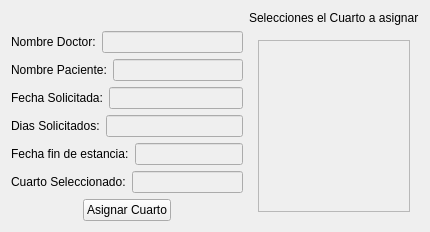
              <widget class="QWidget" name="page_17">
               <layout class="QGridLayout" name="gridLayout_72">
                <item row="0" column="1">
                 <widget class="QLabel" name="label_43">
                  <property name="text">
                   <string>Selecciones el Cuarto a asignar</string>
                  </property>
                 </widget>
                </item>
                <item row="1" column="0">
                 <layout class="QHBoxLayout" name="horizontalLayout_100">
                  <item>
                   <widget class="QLabel" name="label_36">
                    <property name="text">
                     <string>Nombre Doctor:</string>
                    </property>
                   </widget>
                  </item>
                  <item>
                   <widget class="QLineEdit" name="estDoctor">
                    <property name="enabled">
                     <bool>false</bool>
                    </property>
                   </widget>
                  </item>
                 </layout>
                </item>
                <item row="1" column="1" rowspan="7">
                 <widget class="QWidget" name="widget_13" native="true">
                  <layout class="QGridLayout" name="gridLayout_59">
                   <item row="0" column="0">
                    <widget class="QScrollArea" name="scrollArea_12">
                     <property name="widgetResizable">
                      <bool>true</bool>
                     </property>
                     <widget class="QWidget" name="scrollAreaWidgetContents_13">
                      <property name="geometry">
                       <rect>
                        <x>0</x>
                        <y>0</y>
                        <width>20</width>
                        <height>20</height>
                       </rect>
                      </property>
                      <layout class="QGridLayout" name="gridLayout_62">
                       <item row="0" column="0">
                        <layout class="QGridLayout" name="cuartos"/>
                       </item>
                      </layout>
                     </widget>
                    </widget>
                   </item>
                  </layout>
                 </widget>
                </item>
                <item row="2" column="0">
                 <layout class="QHBoxLayout" name="horizontalLayout_101">
                  <item>
                   <widget class="QLabel" name="label_38">
                    <property name="text">
                     <string>Nombre Paciente:</string>
                    </property>
                   </widget>
                  </item>
                  <item>
                   <widget class="QLineEdit" name="estPaciente">
                    <property name="enabled">
                     <bool>false</bool>
                    </property>
                   </widget>
                  </item>
                 </layout>
                </item>
                <item row="3" column="0">
                 <layout class="QHBoxLayout" name="horizontalLayout_102">
                  <item>
                   <widget class="QLabel" name="label_39">
                    <property name="text">
                     <string>Fecha Solicitada:</string>
                    </property>
                   </widget>
                  </item>
                  <item>
                   <widget class="QLineEdit" name="estFechasoli">
                    <property name="enabled">
                     <bool>false</bool>
                    </property>
                   </widget>
                  </item>
                 </layout>
                </item>
                <item row="4" column="0">
                 <layout class="QHBoxLayout" name="horizontalLayout_103">
                  <item>
                   <widget class="QLabel" name="label_40">
                    <property name="text">
                     <string>Dias Solicitados:</string>
                    </property>
                   </widget>
                  </item>
                  <item>
                   <widget class="QLineEdit" name="estDias">
                    <property name="enabled">
                     <bool>false</bool>
                    </property>
                   </widget>
                  </item>
                 </layout>
                </item>
                <item row="5" column="0">
                 <layout class="QHBoxLayout" name="horizontalLayout_104">
                  <item>
                   <widget class="QLabel" name="label_41">
                    <property name="text">
                     <string>Fecha fin de estancia:</string>
                    </property>
                   </widget>
                  </item>
                  <item>
                   <widget class="QLineEdit" name="estFechaFin">
                    <property name="enabled">
                     <bool>false</bool>
                    </property>
                   </widget>
                  </item>
                 </layout>
                </item>
                <item row="6" column="0">
                 <layout class="QHBoxLayout" name="horizontalLayout_105">
                  <item>
                   <widget class="QLabel" name="label_42">
                    <property name="text">
                     <string>Cuarto Seleccionado:</string>
                    </property>
                   </widget>
                  </item>
                  <item>
                   <widget class="QLineEdit" name="estCuarto">
                    <property name="enabled">
                     <bool>false</bool>
                    </property>
                   </widget>
                  </item>
                 </layout>
                </item>
                <item row="7" column="0">
                 <layout class="QHBoxLayout" name="horizontalLayout_116">
                  <item>
                   <spacer name="horizontalSpacer_129">
                    <property name="orientation">
                     <enum>Qt::Horizontal</enum>
                    </property>
                    <property name="sizeHint" stdset="0">
                     <size>
                      <width>40</width>
                      <height>20</height>
                     </size>
                    </property>
                   </spacer>
                  </item>
                  <item>
                   <widget class="QPushButton" name="agregarCuarto">
                    <property name="text">
                     <string>Asignar Cuarto</string>
                    </property>
                   </widget>
                  </item>
                  <item>
                   <spacer name="horizontalSpacer_130">
                    <property name="orientation">
                     <enum>Qt::Horizontal</enum>
                    </property>
                    <property name="sizeHint" stdset="0">
                     <size>
                      <width>40</width>
                      <height>20</height>
                     </size>
                    </property>
                   </spacer>
                  </item>
                 </layout>
                </item>
               </layout>
              </widget>
